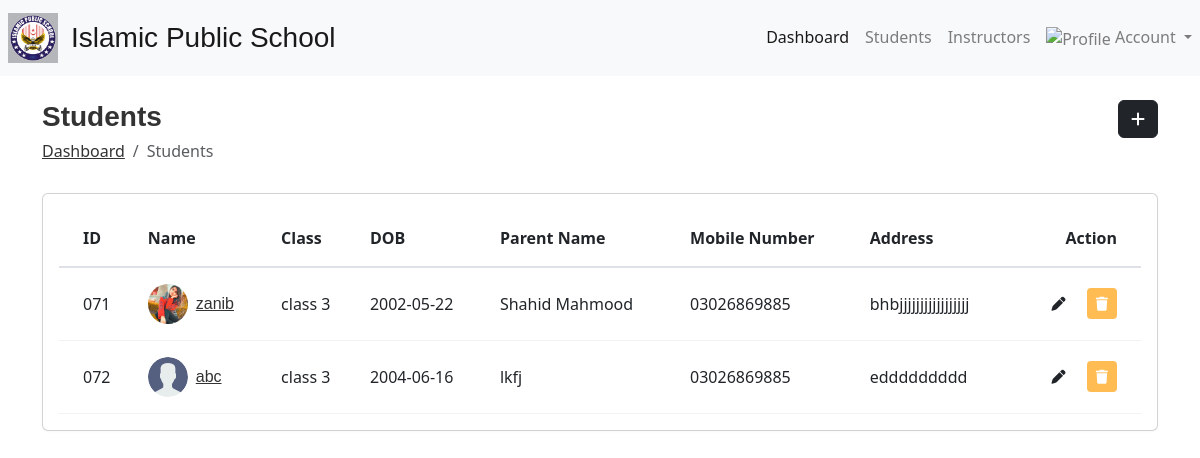
The page /studentlist/ on the database its author committed.
### lmsAdmin/models.py (models this page shows, shortened)
class User(AbstractBaseUser):
    email = models.EmailField(
        verbose_name='Email',
        max_length=255,
        unique=True,
        null=True
    )
    studentId = models.CharField(max_length=50,unique=True,null=True)
    teacherId = models.CharField(max_length=50,unique=True,null=True)
    image = models.ImageField(upload_to=upload_to,default='user/logo.jpg')
    firstname = models.CharField(max_length=50,default="")
    lastname = models.CharField(max_length=50,default="")
    gender = models.CharField(max_length=50,default="")
    classNo =  models.CharField(max_length=20,blank=True)
    religion = models.CharField(max_length=100,default="")
    dob = models.CharField(max_length=12,default="")
    phone = models.CharField(max_length=20,default="")
    admissionNo = models.CharField(max_length=50,default="",blank=True)
    section = models.CharField(max_length=15, default="",blank=True)
    in_class = models.BooleanField(default=False)
    fatherName = models.CharField(max_length=50,blank=True)
    fatherOccupation = models.CharField(max_length=50,blank=True)
    fatherMobile = models.CharField(max_length=20,blank=True)
    motherName = models.CharField(max_length=50,blank=True)
    motherOccupation =  models.CharField(max_length=50,blank=True)
    motherMobile = models.CharField(max_length=100,blank=True)
    presentAddress = models.TextField(blank=True)
    permanentAddress = models.TextField(blank=True)
    qualification =  models.CharField(max_length=50,blank=True)
    experience = models.FloatField(default=0,blank=True)
    education = models.TextField(blank=True)
    certificate = models.TextField(blank=True)
    skills = models.TextField(blank=True)
    department = models.TextField(blank=True)
    is_teacher = models.BooleanField(default=True)
    is_active = models.BooleanField(default=True)
    is_admin = models.BooleanField(default=False)
    created_at = models.DateTimeField(auto_now_add=True)
    updated_at = models.DateTimeField(auto_now=True)
    objects = UserManager()
    USERNAME_FIELD = 'email'
    REQUIRED_FIELDS = []

### lmsAdmin/views.py (the view)
# urls.py: path('studentlist/',StudentListView,name="studentlist"),
def StudentListView(request):
    students = User.objects.filter(is_teacher=False)
    context = {
        "students" : students
    }
    return render(request, "admin/allstudents.html",context)

### templates/admin/allstudents.html (shortened to what this page needs)
{% extends 'base.html' %}
{% load index %}
{% block body %}
<div class="main-wrapper">
    <div class="">
        <div class="content container">
            <div class="page-header">
                <div class="row align-items-center">
                    <div class="col">
                        <h3 class="page-title mt-4">Students</h3>
                        <ul class="breadcrumb">
                            <li class="breadcrumb-item"><a href="{% url 'dashboard' %}">Dashboard</a></li>
                            <li class="breadcrumb-item active">Students</li>
                        </ul>
                    </div>
                    <div class="col-auto text-right float-right ml-auto">
                        <a href="{%  url 'login' %}addstudent/" class="btn btn-dark"><i class="fas fa-plus"></i></a>
                    </div>
                </div>
            </div>
            <div class="row">
                <div class="col-sm-12">
                    <div class="card card-table">
                        <div class="card-body">
                            <div class="table-responsive">
                                <table class="table table-hover table-center mb-0 datatable">
                                    <thead>
                                        <tr>
                                            <th>ID</th>
                                            <th>Name</th>
                                            <th>Class</th>
                                            <th>DOB</th>
                                            <th>Parent Name</th>
                                            <th>Mobile Number</th>
                                            <th>Address</th>
                                            <th class="text-right">Action</th>
                                        </tr>
                                    </thead>
                                    <tbody>
                                        {% for student in students %}
                                        <tr>
                                            <td>{{ student.studentId }}</td>
                                            <td>
                                                <h2 class="table-avatar">
                                                    <a href="{% url 'stdprofile' student.id %}" class="avatar avatar-sm mr-2"><img
                                                            class="avatar-img rounded-circle"
                                                            src="/media/{{ student.image }}"
                                                            alt="User Image"></a>
                                                    <a href="{% url 'stdprofile' student.id %}">{{ student.firstname }}</a>
                                                </h2>
                                            </td>
                                            <td>{{ student.classNo }}</td>
                                            <td>{{ student.dob }}</td>
                                            <td>{{ student.fatherName }}</td>
                                            <td>{{ student.phone }}</td>
                                            <td>{{ student.presentAddress }}</td>
                                            <td class="text-right">
                                                <div class="actions">
                                                    <a href="{% url 'login' %}studentedit/{{ student.id }}"
                                                        class="btn btn-sm bg-success-light mr-2">
                                                        <i class="fas fa-pen"></i>
                                                    </a>
                                                    <button type="button" class="btn btn-sm bg-danger-light" data-bs-toggle="modal" data-bs-target="#staticBackdrop">
                                                        <i class="fas fa-trash"></i>
                                                    </button>
                                                </div>
                                            </td>
                                        </tr>
                                        {% endfor %}
                                    </tbody>
                                </table>
                            </div>
                        </div>
                    </div>
                </div>
            </div>
        </div>
    </div>
</div>
{% endblock %}

### lmsAdmin/static/assets/css/style.css (style rules this page uses)
html { height: 100%; }
body { background-color: #fff; color: #333; font-family: 'Poppins', sans-serif; font-size: 1rem; height: 100%; line-height: 1.5; overflow-x: hidden; }
h1, h2, h3, h4, h5, h6 { font-family: 'Poppins', sans-serif; margin-top: 0; }
a { color: #009ce7; }
input, button, a { transition: all 0.4s ease; -moz-transition: all 0.4s ease; -o-transition: all 0.4s ease; -ms-transition: all 0.4s ease; -webkit-transition: all 0.4s ease; }
input, input:focus, button, button:focus { outline: none; }
ul, ol { padding: 0px; list-style: none; }
.table { color: #333; max-width: 100%; margin-bottom: 0; width: 100%; }
table.table td h2 { display: inline-block; font-size: inherit; font-weight: 400; margin: 0; padding: 0; vertical-align: middle; }
table.table td h2.table-avatar { align-items: center; display: inline-flex; font-size: inherit; font-weight: 400; margin: 0; padding: 0; vertical-align: middle; white-space: nowrap; }
table.table td h2 a { color: #333; }
.table thead tr th { font-weight: 600; }
.table tbody tr { border-bottom: 1px solid rgba(0, 0, 0, 0.05); }
.table.table-center td, .table.table-center th { vertical-align: middle; }
.card-table .card-body .table > thead > tr > th { border-top: 0; }
.card-table .card-body .table tr td:first-child, .card-table .card-body .table tr th:first-child { padding-left: 1.5rem; }
.card-table .card-body .table tr td:last-child, .card-table .card-body .table tr th:last-child { padding-right: 1.5rem; }
.card-table .table td, .card-table .table th { border-top: 1px solid #e2e5e8; padding: 1rem 0.75rem; white-space: nowrap; }
.card { border: 1px solid #ececf5; box-shadow: 0 1px 3px 0 rgba(0, 0, 0, 0.03); margin-bottom: 1.875rem; }
.card-body { padding: 1.5rem; }
.bg-danger-light { background-color:#FFBC53 !important; color:#fff !important; }
.bg-success-light { background-color: #18aefa; color: #fff; }
.avatar { position: relative; display: inline-block; width: 3rem; height: 3rem }
.avatar > img { width: 100%; height: 100%; -o-object-fit: cover; object-fit: cover; }
.avatar-sm { width: 2.5rem; height: 2.5rem; }
.main-wrapper { width: 100%; height: 100vh; min-height: 100vh; }
.page-header { margin-bottom: 1.875rem; }
.page-header .breadcrumb { background-color: transparent; color: #6c757d; font-size: 1rem; font-weight: 500; margin-bottom: 0; padding: 0; }
.page-header .breadcrumb a { color: #333; }
.page-title { font-size: 28px; font-weight: 600; color: #333; margin-bottom: 5px; }

### rows shown on the page
User: studentId "071", image (picture), firstname "zanib", classNo "class 3", dob "2002-05-22", fatherName "Shahid Mahmood", phone "03026869885", presentAddress "bhbjjjjjjjjjjjjjjjjj"
User: studentId "072", image (picture), firstname "abc", classNo "class 3", dob "2004-06-16", fatherName "lkfj", phone "03026869885", presentAddress "eddddddddd"
